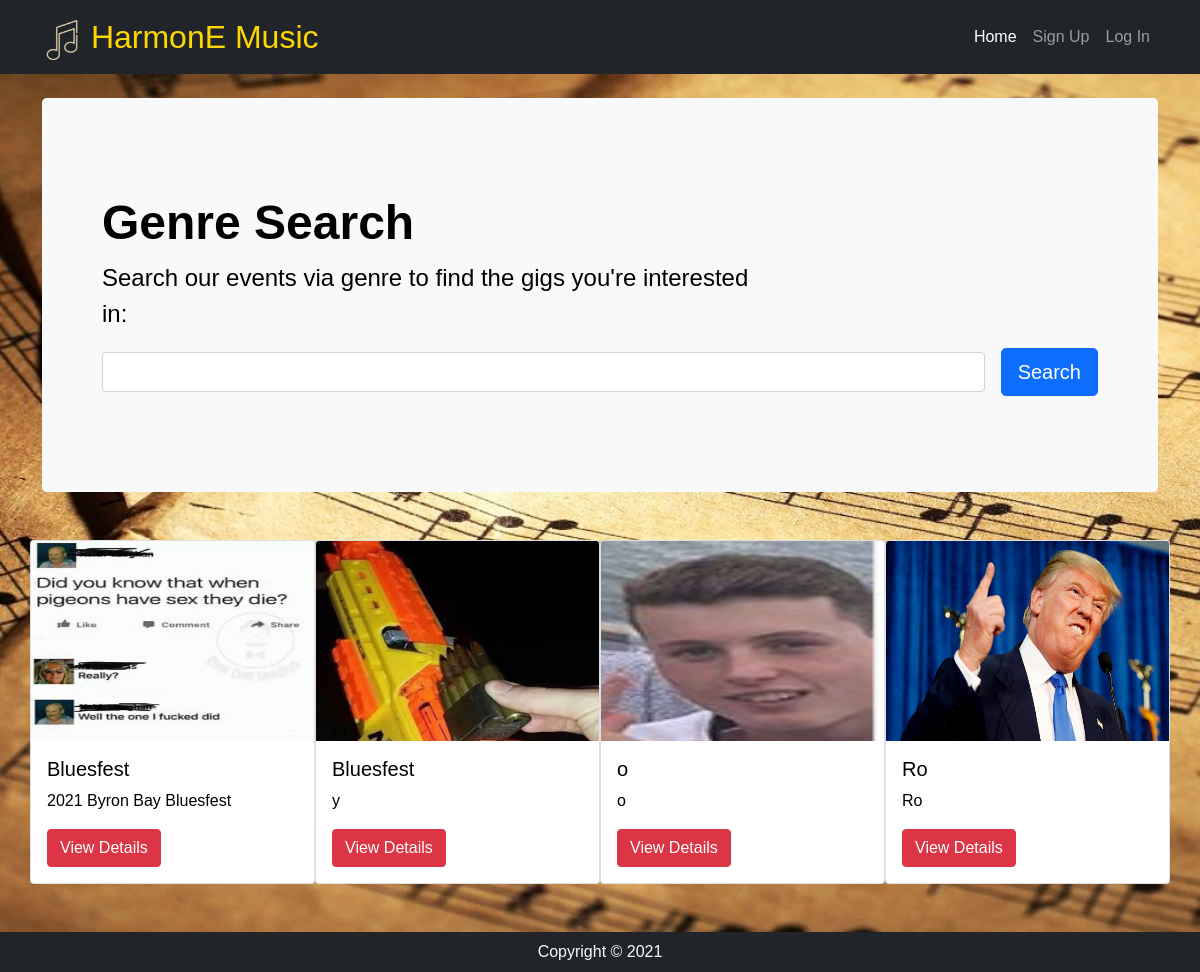
The app's page /events with its own data.
### music/models.py (models this page shows, shortened)
class MusicEvent(db.Model):
    __tablename__ = 'events'
    id = db.Column(db.Integer, primary_key=True)
    EventName = db.Column(db.String(100), index=True, nullable=False)
    EventCreator = db.Column(db.Integer, db.ForeignKey('users.id'))
    EventImage = db.Column(db.String(400), index=True, nullable=False)
    EventGenre = db.Column(db.String(100), index=True, nullable=False)
    EventDescription = db.Column(db.String(200), index=True, nullable=False)
    EventVenue = db.Column(db.String(200), index=True, nullable=False)
    EventStart = db.Column(db.String(200), index=True, nullable=False)
    EventEnd = db.Column(db.String(200), index=True, nullable=False)
    EventTickets = db.Column(db.Integer, index=True, nullable=False)
    EventStatus = db.Column(db.String(200), index=True, nullable=False)
    comments = db.relationship('Comment', backref='events')

### music/views.py (the view)
@mainbp.route('/events')
def events():
    events = MusicEvent.query.all()
    return render_template('events.html', events=events)

### music/templates/events.html (shortened to what this page needs)
{% extends 'base.html' %}
{% import "bootstrap/wtf.html" as wtf %}
{% block header %}
<div class="container py-4">
  <div class="p-5 mb-4 bg-light rounded-3">
    <div class="container-fluid py-5">
      <h1 class="display-5 fw-bold">Genre Search</h1>
      <p class="col-md-8 fs-4">Search our events via genre to find the gigs you're interested in:
      </p>
      <form class="form-inline d-flex flex-nowrap" action="{{url_for('main.searchgenre')}}">
        <input type="text" name="search" class="form-control flex-grow-1 my-1 mr-sm-2" id="inlineFormCustomSelectPref">
        <button class="btn btn-primary btn-lg ms-3" type="button">Search</button>
      </form>
    </div>
  </div>
</div>
{% endblock %}
{% block content %}
<div class="container">
  {% if events %}
  <div class="row justify-content-between">
    {% for event in events %}
    <div class="card mb-5 mr-5 px-0 col-md-3">
      <img class="card-img-top" height="200rem" src="{{event.EventImage}}" alt="{{event.EventName}}">
      <div class="card-body">
        <h5 class="card-title">{{event.EventName}}</h5>
        <p class="card-text">{{event.EventDescription}}</p>
        <a href="{{url_for('event.show', id=event.id)}}" class="btn btn-danger">View Details</a>
      </div>
    </div>
    {% endfor %}
  </div>
  {% endif %}
</div>
{% endblock %}

### music/static/styles.css (style rules this page uses)
body { padding: 0%; margin: 0%; min-height: 100vh; font-family: 'Rubik', sans-serif; color: var(--info-colour); }
.site-content { background-image: url('images/sheetmusic.jpg'); background-attachment: fixed; background-size: cover; }

### records on screen
MusicEvent: EventImage (picture), EventName "Bluesfest", EventDescription "2021 Byron Bay Bluesfest"
MusicEvent: EventImage (picture), EventName "Bluesfest", EventDescription "y"
MusicEvent: EventImage (picture), EventName "o", EventDescription "o"
MusicEvent: EventImage (picture), EventName "Ro", EventDescription "Ro"
